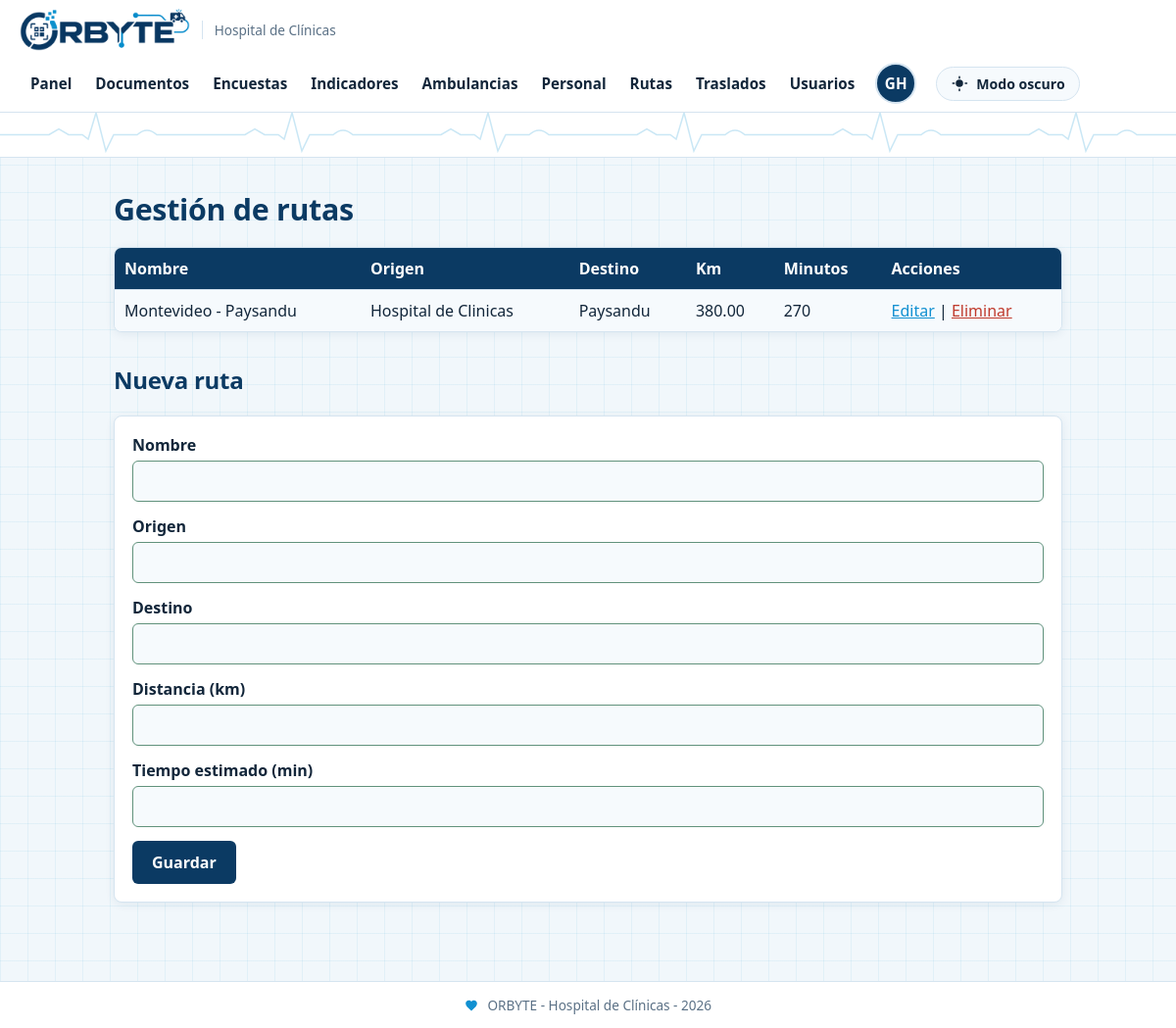
/rutas.php (signed in), run on the app's committed database.
### tables this page shows
CREATE TABLE rutas (
    id_ruta INT AUTO_INCREMENT PRIMARY KEY, nombre VARCHAR(200) NOT NULL, origen VARCHAR(200) NOT NULL, destino VARCHAR(200) NOT NULL,
    distancia_km DECIMAL(8,2) NOT NULL, tiempo_estimado_min INT NOT NULL);

### includes/base.php (called while the page is built, shortened)
<?php
$db = new mysqli('localhost', 'root', '', 'orbyte_hospital');
$db->set_charset('utf8mb4');
function consulta($sql, $tipos = "", ...$valores) {
    global $db;
    $stmt = $db->prepare($sql);
    if ($tipos != "") {
        $stmt->bind_param($tipos, ...$valores);
    }
    $stmt->execute();
    $resultado = $stmt->get_result();
    if ($resultado) {
        return $resultado->fetch_all(MYSQLI_ASSOC);
    }
    return $stmt->insert_id;
}
function buscar_uno($sql, $tipos = "", ...$valores) {
    $filas = consulta($sql, $tipos, ...$valores);
    if (count($filas) > 0) {
        return $filas[0];
    }
    return null;
}
function e($texto) {
    return htmlspecialchars((string)$texto, ENT_QUOTES, 'UTF-8');
}

### rutas.php (the view, shortened to what this page needs)
<?php
require 'includes/base.php';
$lista = consulta("SELECT * FROM rutas ORDER BY nombre");
$ruta = buscar_uno("SELECT * FROM rutas WHERE id_ruta=?", "i", (int)($_GET['id'] ?? 0));
$editando = ($ruta !== null);
if (!$editando) {
    $ruta = ['id_ruta' => '', 'nombre' => '', 'origen' => '', 'destino' => '', 'distancia_km' => '', 'tiempo_estimado_min' => ''];
}
include 'includes/cabecera.php';
?>
<h1>Gestión de rutas</h1>
<table class="tabla">
    <tr><th>Nombre</th><th>Origen</th><th>Destino</th><th>Km</th><th>Minutos</th><th>Acciones</th></tr>
    <?php foreach ($lista as $r) { ?>
    <tr>
        <td><?= e($r['nombre']) ?></td><td><?= e($r['origen']) ?></td><td><?= e($r['destino']) ?></td><td><?= e($r['distancia_km']) ?></td><td><?= e($r['tiempo_estimado_min']) ?></td>
        <td>
            <a href="?id=<?= e($r['id_ruta']) ?>">Editar</a> |
            <form method="post" action="guardar_ruta.php" class="inline" data-confirmar="¿Seguro que quiere eliminar?">
                <?php csrf(); ?><input type="hidden" name="borrar" value="<?= e($r['id_ruta']) ?>"><button class="eliminar">Eliminar</button>
            </form>
        </td>
    </tr>
    <?php } ?>
</table>
<h2><?= $editando ? 'Editar' : 'Nueva' ?> ruta</h2>
<form method="post" action="guardar_ruta.php">
    <label>Nombre <input type="text" name="nombre" maxlength="200" value="<?= e($ruta['nombre']) ?>"></label>
    <label>Origen <input type="text" name="origen" maxlength="200" value="<?= e($ruta['origen']) ?>"></label>
    <label>Destino <input type="text" name="destino" maxlength="200" value="<?= e($ruta['destino']) ?>"></label>
    <label>Distancia (km) <input type="number" step="0.01" name="distancia_km" value="<?= e($ruta['distancia_km']) ?>"></label>
    <label>Tiempo estimado (min) <input type="number" name="tiempo_estimado_min" value="<?= e($ruta['tiempo_estimado_min']) ?>"></label>
    <button class="boton">Guardar</button>
</form>
<?php include 'includes/pie.php'; ?>

### assets/estilos.css (style rules this page uses)
:root { --fondo: #f1f7fb; --cuadricula: rgba(17, 144, 209, .07); --panel: #ffffff; --panel-suave: #f6fafd; --texto: #12263a; --suave: #5b7186; --primario: #0b3a63; --acento: #1190d1; --borde: #d5e4f0; --cabecera: #ffffff; --encabezado-tabla: #0b3a63; --texto-tabla: #ffffff; --boton-fondo: #0b3a63; --boton-hover: #1190d1; --boton-texto: #ffffff; --peligro: #c0392b; --aviso-fondo: #e6f3fc; --sombra: 0 2px 10px rgba(11, 58, 99, .08); --e-pendiente-f: #fdf2ce; --e-pendiente-t: #6b5200; --e-curso-f: #dceafe; --e-curso-t: #0b3a63; --e-ok-f: #cdecd6; --e-ok-t: #135c2e; --e-cancel-f: #fbe0e0; --e-cancel-t: #8a1f1f; }
* { box-sizing: border-box; }
body { margin: 0; font-family: "Segoe UI", "Helvetica Neue", Arial, sans-serif; color: var(--texto); background-color: var(--fondo); background-image: linear-gradient(var(--cuadricula) 1px, transparent 1px), linear-gradient(90deg, var(--cuadricula) 1px, transparent 1px); background-size: 28px 28px; min-height: 100vh; display: flex; flex-direction: column; transition: background-color .3s, color .3s; }
h1, h2, h3 { color: var(--primario); letter-spacing: -.01em; }
h1 { font-size: 1.9rem; font-weight: 800; margin: 8px 0 18px; }
h2 { margin-top: 32px; }
a { color: var(--acento); }
.tabla { width: 100%; border-collapse: separate; border-spacing: 0; background: var(--panel); margin-bottom: 24px; border: 1px solid var(--borde); border-radius: 8px; overflow: hidden; box-shadow: var(--sombra); }
.tabla th { background: var(--encabezado-tabla); color: var(--texto-tabla); text-align: left; padding: 10px; font-weight: 600; }
.tabla td { border-top: 1px solid var(--borde); padding: 10px; }
.tabla tr:nth-child(even) td { background: var(--panel-suave); }
main form:not(.inline) { background: var(--panel); border: 1px solid var(--borde); border-radius: 8px; padding: 18px; margin-bottom: 20px; box-shadow: var(--sombra); }
label { display: block; font-weight: 600; margin-bottom: 14px; }
input, select, textarea { display: block; width: 100%; padding: 9px 10px; margin-top: 5px; border: 1px solid var(--borde); border-radius: 6px; font: inherit; font-weight: 400; background: var(--panel-suave); color: var(--texto); }
.boton { background: var(--boton-fondo); color: var(--boton-texto); border: 0; padding: 11px 20px; border-radius: 6px; cursor: pointer; text-decoration: none; display: inline-block; font: inherit; font-weight: 600; }
form.inline { display: inline; }
.eliminar { background: none; border: 0; color: var(--peligro); cursor: pointer; font: inherit; padding: 0; text-decoration: underline; }
input:not(:placeholder-shown):valid:not([type="file"]) { border-color: color-mix(in srgb, var(--e-ok-t) 60%, var(--borde)); }

### data on the page
rutas: nombre "Montevideo - Paysandu", origen "Hospital de Clinicas", destino "Paysandu", distancia_km "380.00", tiempo_estimado_min "270"

### other printed values
$texto_menu "Panel"
$texto_menu "Documentos"
$texto_menu "Encuestas"
$texto_menu "Indicadores"
$texto_menu "Ambulancias"
$texto_menu "Personal"
$texto_menu "Rutas"
$texto_menu "Traslados"
$texto_menu "Usuarios"
$_SESSION['usuario']['iniciales'] "GH"
